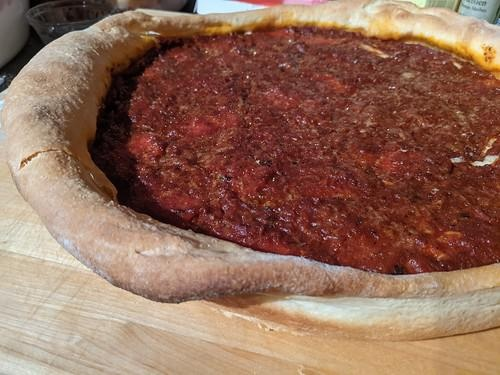
#> input picture test_image.jpeg, 500 x 375 px
$ python -i utils.py   (imports and definitions only)
#> lines starting #> are read from the running program, lines starting #| are printed output that depends on the picture; after the words box and inside, x2 and y2 are one past the last pixel; in counts of white or black regions, pixels touching at a corner belong together
#> further down, picture is the input picture: shape (375, 500, 3); mean B, G, R 89.9, 108, 146.2
from config import AUTH_KEY
import requests
from io import BytesIO
from PIL import Image
import numpy as np
import cv2
from errors import ConnectionFailure
# [76 lines left out: functions get_response, construct_image_url, fetch_flickr_image, reconstruct_from_bytes, not called in this run]

def evaluate_img_red(img):
    """
    [Get red pixels mask]

    Args:
        img ([np.array]): [Image to get mask from]

    Returns:
        [np.array]: [mask of red pixels in original image]
    """
    img = cv2.resize(img, (512, 512), img)
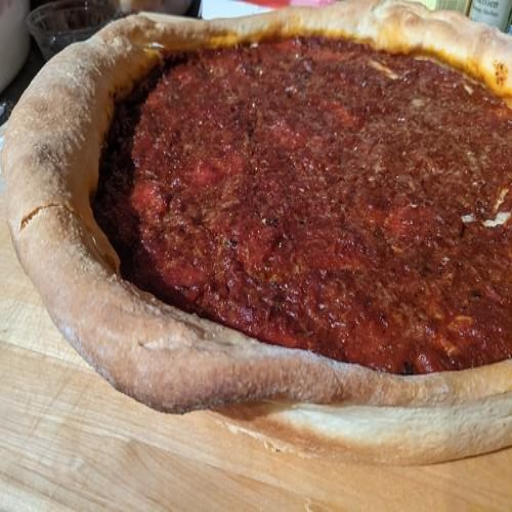
#> img: shape (512, 512, 3); mean of channels 0, 1, 2 89.7, 107.9, 146.1; drawn as B, G, R
    img_hsv = cv2.cvtColor(img, cv2.COLOR_BGR2HSV)
#> img_hsv: shape (512, 512, 3); mean H, S, V 16.3, 114.3, 146.4

    lower_red = np.array([0,50,50])
    upper_red = np.array([10,255,255])
    mask0 = cv2.inRange(img_hsv, lower_red, upper_red)
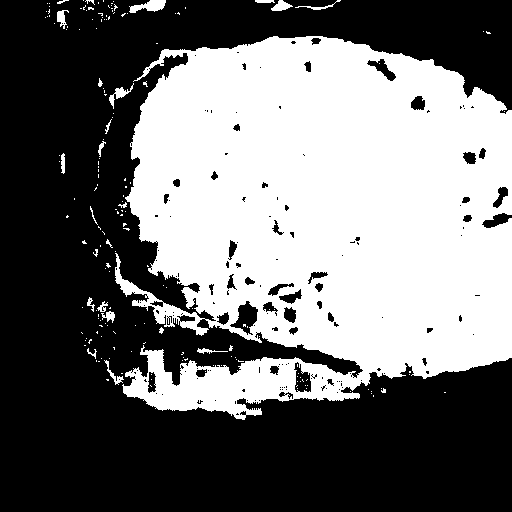
#> mask0: shape (512, 512); 44% white; 183 white regions (159 under 20 px), largest, box (x1, y1, x2, y2) and area: (115, 36, 512, 420) 113396, (129, 0, 166, 13) 281, (109, 83, 134, 109) 167

    lower_red = np.array([170,50,50])
    upper_red = np.array([180,255,255])
    mask1 = cv2.inRange(img_hsv, lower_red, upper_red)
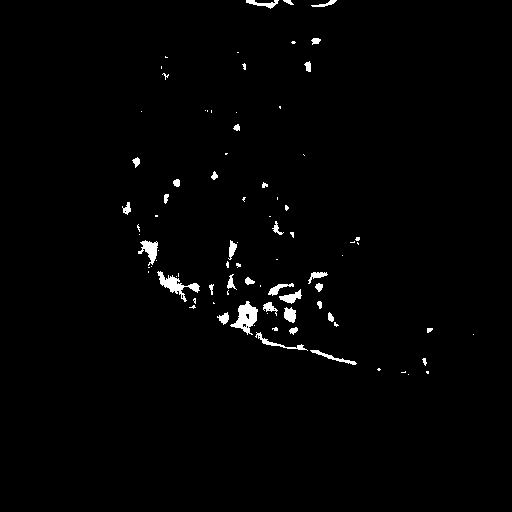
#> mask1: shape (512, 512); 1.4% white; 85 white regions (51 under 20 px), largest, box (x1, y1, x2, y2) and area: (230, 301, 258, 335) 458, (157, 271, 200, 302) 398, (138, 240, 158, 266) 252

    return np.sum(mask0 + mask1, dtype = int)

>>> import cv2
>>> picture = cv2.imread('test_image.jpeg')
>>> result = evaluate_img_red(picture)
#> result = 30343725
